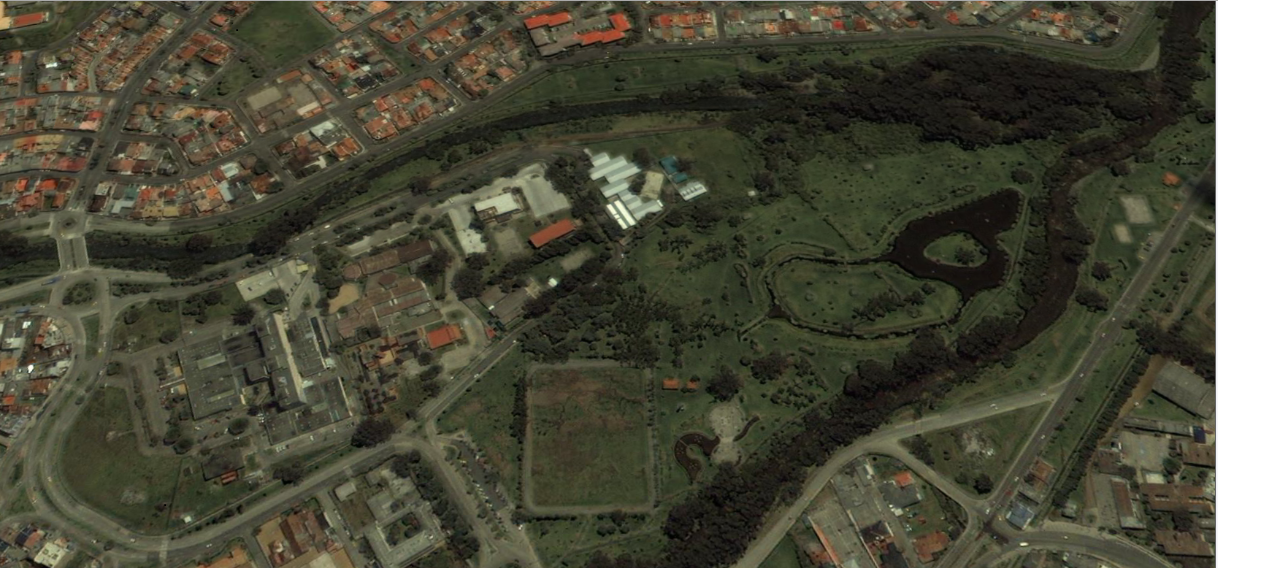
#> input picture Imagen3.png, 1261 x 584 px
$ jupyter execute --allow-errors notebookjohanag.ipynb
#> lines starting #> are read from the running program, lines starting #| are printed output that depends on the picture; after the words box and inside, x2 and y2 are one past the last pixel; in counts of white or black regions, pixels touching at a corner belong together
# Actividad imagen satélital: Dividir calles de pasto.

- **Autor:** Johana Gómez Ceballos
- **Fecha:** 08/05/18
- **Asignatura:** Optimización

El presente trabajo comprende el analisis y procesamiento de una imagen en este caso satelital con el objetivo de separar calles de pasto utilizando scikit-image de python  a traves de la libreria skimage,el cual  es una colección de algoritmos para el procesamiento de imágenes y está disponible de forma gratuita y sin restricciones,ademas su instalacion es relativamente facil  solo se debe abrir la consola de comandos cmd y ejecutar esta linea.

>>pip install -U scikit-image

###  Importar la imagen satélital

Se selecciona una imagen en este se denomina "Imagen3.png" la cual debe estar en la misma carpeta donde se encuentra el codigo para poder ser importada, luego se utiliza el módulo io de scikit-image el cual permite leer y pyplot de matplotlib que se encarga de mostrar la imagen, a continuación se muestra como se hace lo anterior mensionado en codigo python.

[cell 1]
from skimage import io,color
import matplotlib.pyplot as plt

Ahora se utiliza  la función imread del módulo io para leer la imagen, y se guarda esto en una variable, en la cual se almacenará un array de NumPy con la información de los colores que componen la imagen.

[cell 2]
imagen =io.imread('Imagen3.png')
#> imagen is the input picture: shape (584, 1261, 4); mean R, G, B, A 77.8, 77.3, 61, 255

Enseguida utilizamos la función imshow para mostrar la imagen  y la función show para mostrar toda la ventana o figure que contiene la(s) imágenes a desplegar en la pantalla.

[cell 3]
plt.imshow(imagen)
plt.show()

Juntando este pequeño codigo quedaria asi:

Si ejecutamos todo lo anterior junto nos mostrará la imagen leída en una ventana o figure de Matplotlib, tal como se aprecia en la siguiente imagen

[cell 4]
from skimage import io,color
import matplotlib.pyplot as plt
imagen =io.imread('Imagen3.png')
plt.imshow(imagen)
plt.show()

luego se averigua la forma o cantidad de elementos del array imagen utilizando el método shape y con ello nos mostrará en consola una tupla de 3 elementos con la información del número de filas, columnas y capas de la matriz entonces añadiendo  lo siguiente en el script anterior obtendremos las dimensiones de la imagen:

[cell 5]
print (imagen.shape)
#| (584, 1261, 4)

Lo cual implica que tenemos una imagen de 584x1261 pixeles. El tercer número indica que tenemos 4 capas o canales del módelo de color RGB.

### Imagen en escala de grises

Ahora se convierte la matriz de color que se tiene en una matriz en tono de grises  importando  el módulo color y utilizando la función rgb2gray:

[cell 6]
from skimage import color
import matplotlib.pyplot as plt
imagengris = color.rgb2gray(imagen)
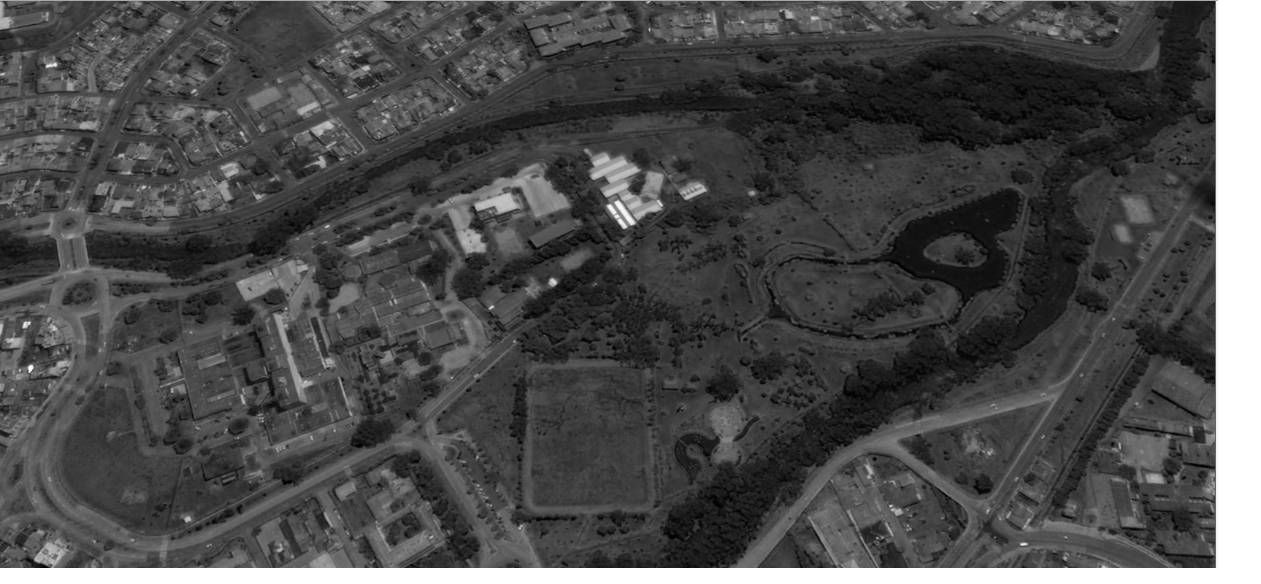
#> imagengris: shape (584, 1261) float64; min 0, max 1, mean 0.299
plt.imshow(imagengris, cmap='gray')
plt.show()

### Codigo

[cell 7]
from skimage import io,color
import matplotlib.pyplot as plt
imagen =io.imread('Imagen3.png')
imagen1 =io.imread('Imagen3.png')
imagengris = color.rgb2gray(imagen)
imageng = color.rgb2gray(imagen)
print (imagen.shape)
#| (584, 1261, 4)
imagenca=imagengris

 En la escala de grises la imagen se encuentra  aproximadamente entre de 0.27 y 0.38 ,lo que se necesita hacer es recorrer la imagen totalmente y realizar un analisis de la imagen gris para asi realizar las modificaciones correspondientes en la imagen original y poder separar calles de pasto,para esto se utilizan dos for que realizaran todo lo anteriormente mencionado.

[cell 8]
for i in range(568):
    for j in range(1218):
        if imagenca[i][j]<=0.38  and imagenca[i][j]>=0.27:
            imagenca[i][j]=0
        else:
            imagenca[i][j]=1
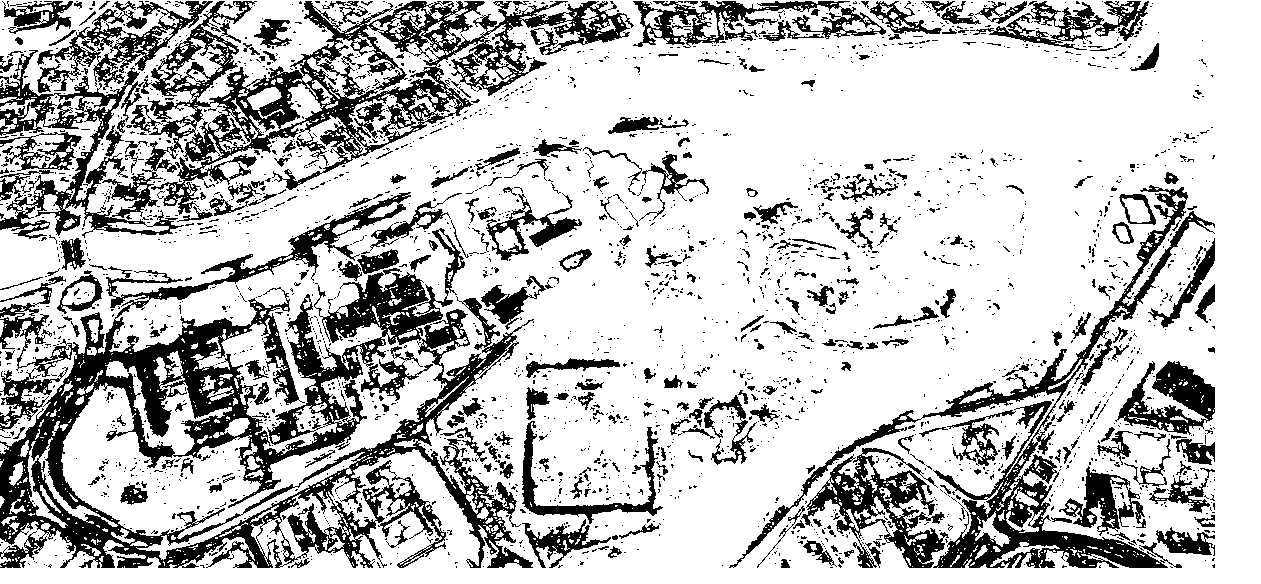
#> imagenca: shape (584, 1261) float64; values 0 (black) and 1 (white), 75.6% white; 2782 black regions (2474 under 20 px), largest, box (x1, y1, x2, y2) and area: (0, 192, 534, 568) 57382, (0, 1, 634, 239) 34070, (729, 185, 1215, 568) 15483

por ultimo,se grafican las imagenes obtenidas usando comandos de las librerias skimage y matplolib.

[cell 9]
plt.subplot(221)
#> (the rest of this cell did not finish here and is left out)

[cell 10]
#johana gomez ceballos
from skimage import io,color
import matplotlib.pyplot as plt
imagen =io.imread('Imagen3.png')
imagen1 =io.imread('Imagen3.png')
imagengris = color.rgb2gray(imagen)
imageng = color.rgb2gray(imagen)
imagengc = color.rgb2gray(imagen)
plt.title('Imagen original')
print (imagen.shape)
#| (584, 1261, 4)
imagenca=imagengris
for i in range(568):
    for j in range(1218):
        if imagenca[i][j]<=0.38  and imagenca[i][j]>=0.27:
            imagenca[i][j]=0
            imagengc[i][j]=1
        else:
            imagenca[i][j]=1
            imagengc[i][j]=0
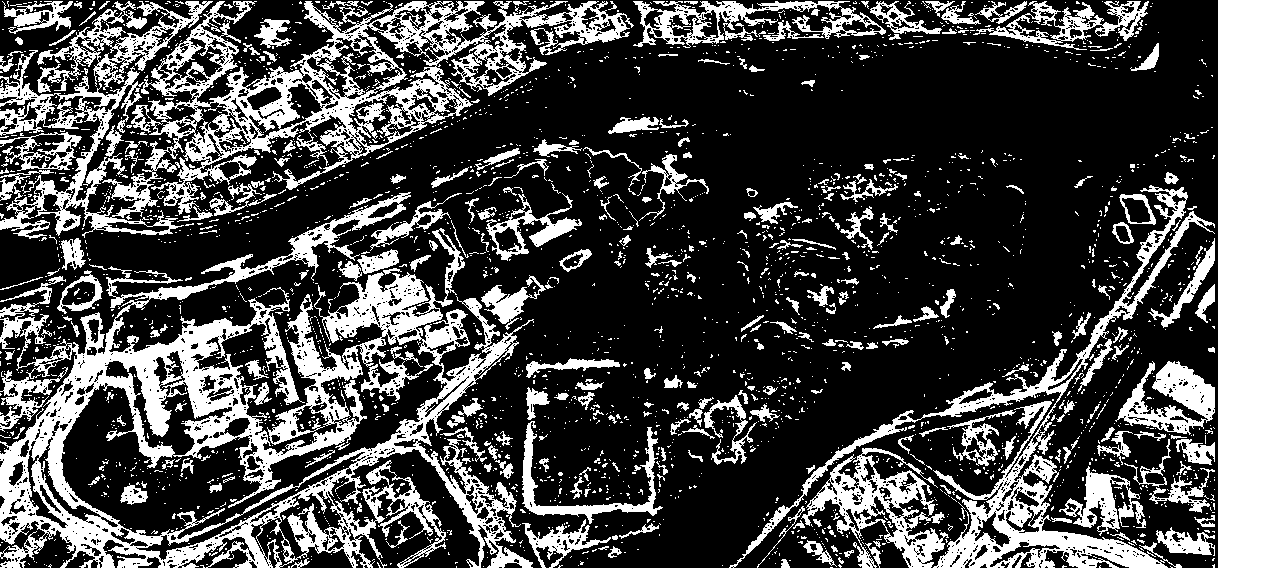
#> imagengc: shape (584, 1261) float64; values 0 (black) and 1 (white), 30.5% white; 2763 white regions (2462 under 20 px), largest, box (x1, y1, x2, y2) and area: (0, 0, 1261, 584) 124925, (0, 1, 634, 239) 34070, (37, 1, 213, 93) 4167

plt.subplot(221)
plt.imshow(imagenca, cmap='gray')
plt.title('Pastos')
plt.subplot(222)
plt.imshow(imagen)
plt.title('Pasto y Casas')
plt.subplot(223)
plt.imshow(imageng, cmap='gray')
plt.title('Imagen en gris')
plt.subplot(224)
plt.imshow(imagengc, cmap='gray')
plt.title('Calles')
plt.show()
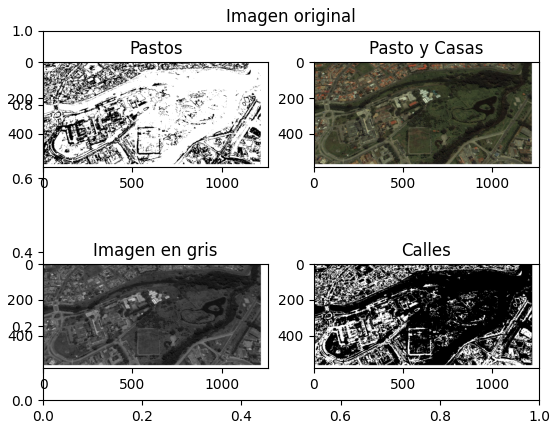
#> figure drawn by matplotlib, 4 panels
